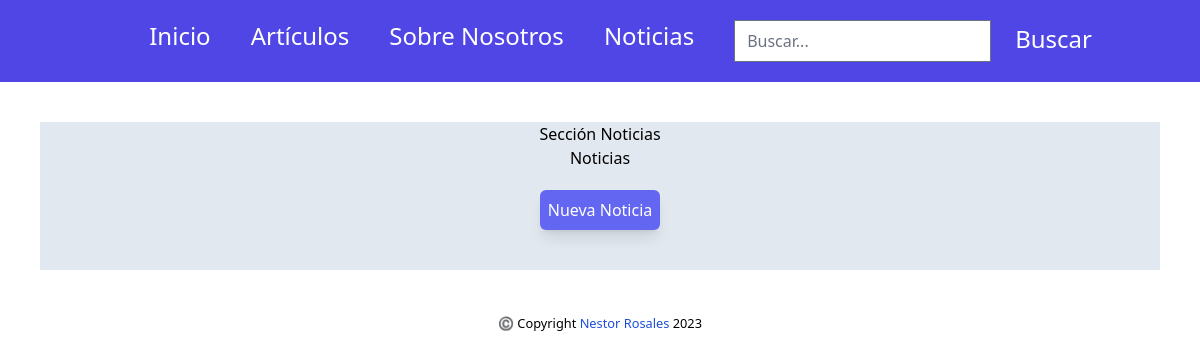
The page /news/ on the database as committed earlier.
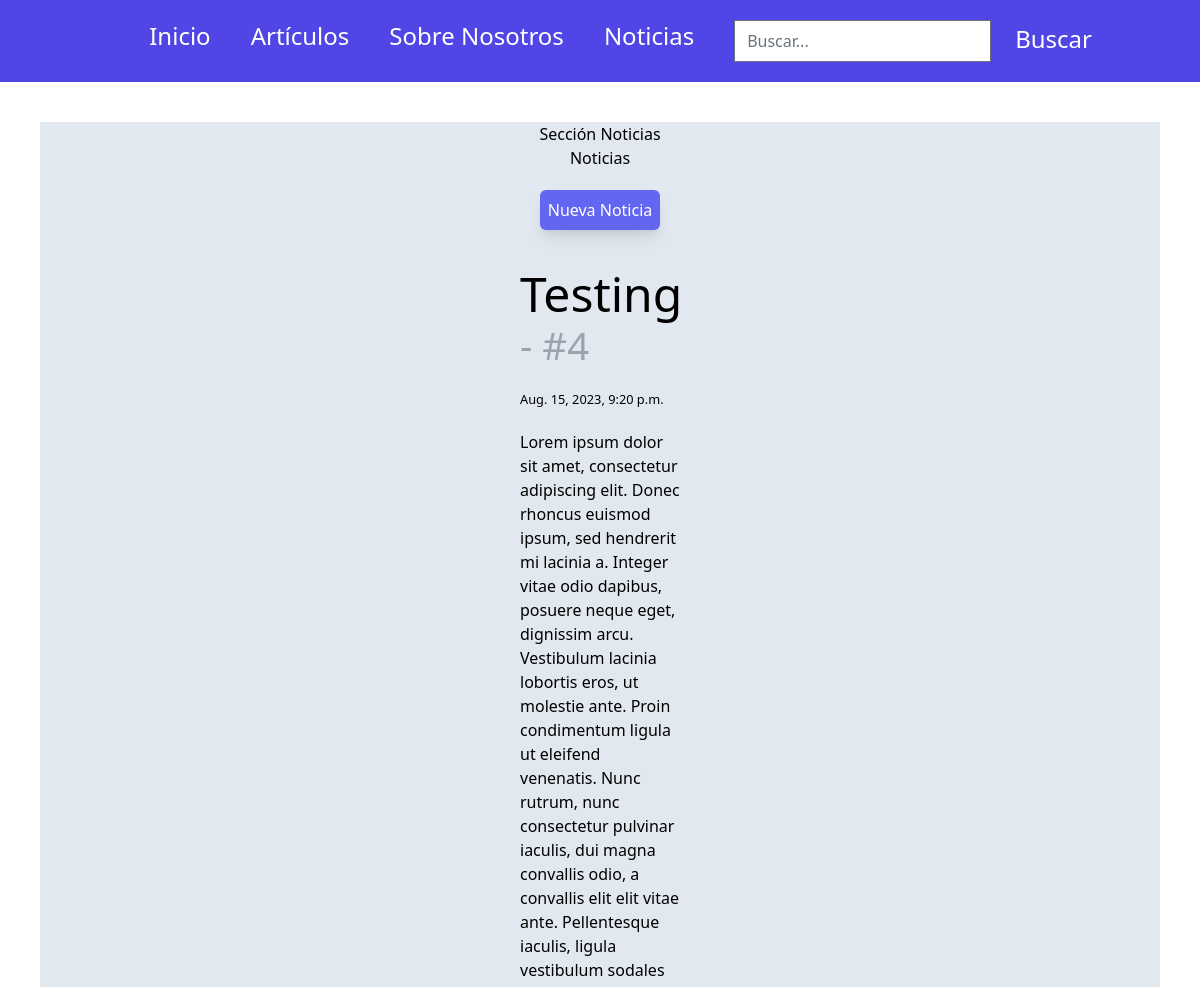
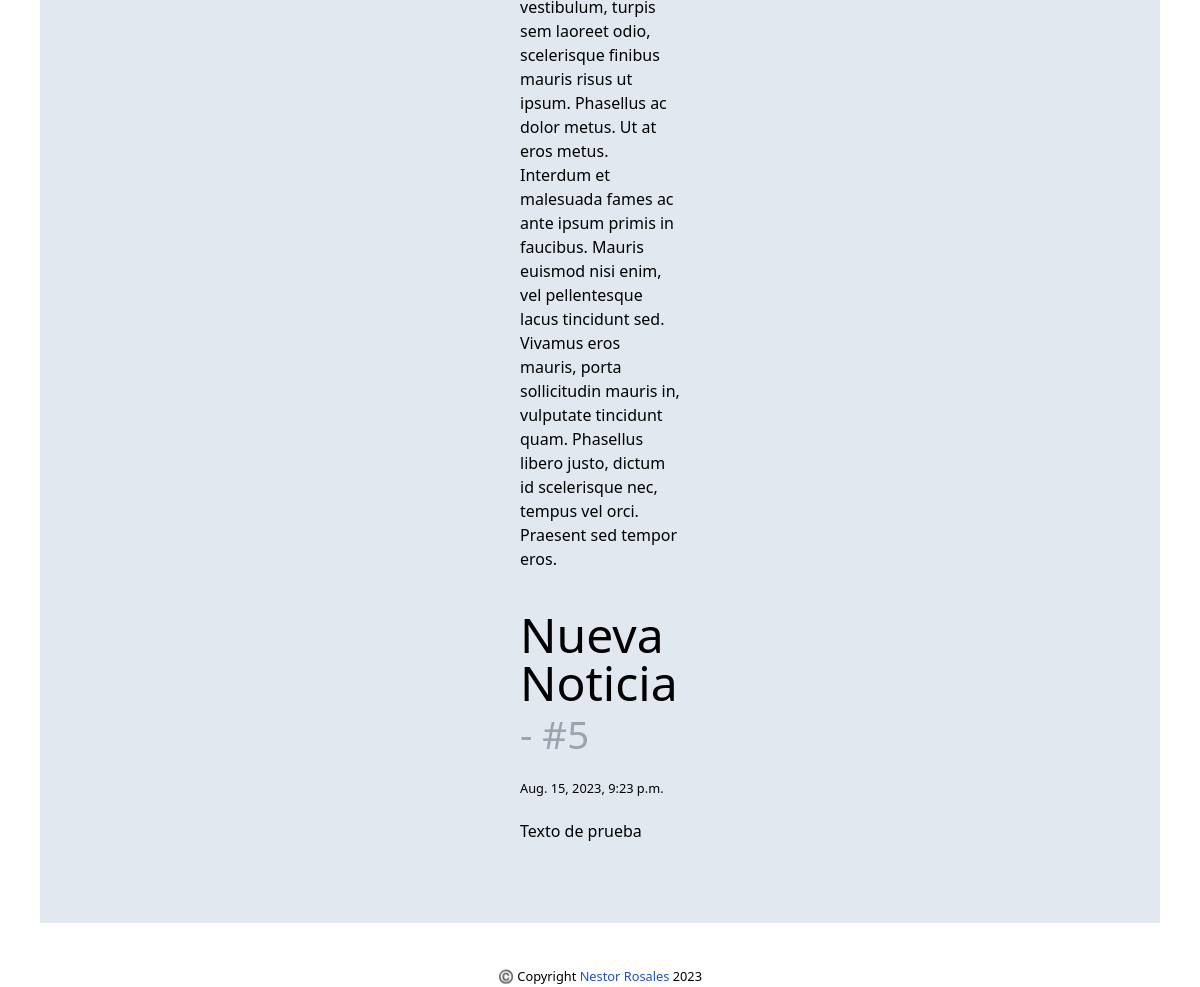
The same page on the database as committed later (2 pictures, top to bottom).
### blog/models.py (models this page shows, shortened)
class Noticia(models.Model):
    titulo = models.CharField(max_length=30)
    cuerpo = models.TextField()
    fecha = models.DateTimeField(auto_now_add=True, editable=False)

### blog/views.py (the view)
# urls.py: path("news/", views.news, name="Noticias",),
def news(request):
    noticia = Noticia.objects.all()
    return render(request, "news.html", {'noticia': noticia})

### blog/templates/news.html
{% extends "./index.html" %} {% load static tailwind_tags %} {% block content %}
<main class="text-center m-10 bg-slate-200">
  <h1>Sección Noticias</h1>
  <h2>Noticias</h2>
  <button
  class="bg-indigo-500 shadow-lg p-2 rounded-md text-white hover:bg-white hover:text-black mt-5"
>
  <a href="{% url 'Crear Noticia' %}">Nueva Noticia</a>
</button>
<ul class="px-60 py-5">
  {% if noticia %}
  <ul class="px-60 py-5">
    {% for n in noticia %}
    <li><h2 class="text-5xl mb-5 text-left">{{n.titulo}} <small class="text-gray-400">- #{{n.id}}</small></h2></li>
    <div class="text-left"><small>{{n.fecha}}</small></div>
    <p class="mt-5 text-left my-10">{{n.cuerpo}}</p>
    {% endfor %}
  </ul>
  {% endif %}
</main>
{% endblock %}

Rows that differ between the two databases and show on the page:
added Noticia: titulo "Testing", id "4", fecha "Aug. 15, 2023, 9:20 p.m.", cuerpo "Lorem ipsum dolor sit amet, consectetur adipiscing elit. Donec rhoncus euismod ipsum, sed hendrerit mi lacinia a. Integer vitae odio dapibus, posuere neque eget, dignissim arcu. Vestibulum lacinia lobortis eros, ut molestie ante. Proin condimentum ligula ut eleifend venenatis. Nunc rutrum, nunc consectetur pulvinar iaculis, dui magna convallis odio, a convallis elit elit vitae ante. Pellentesque iaculis, ligula vestibulum sodales vestibulum, turpis sem laoreet odio, scelerisque finibus mauris risus ut ipsum. Phasellus ac dolor metus. Ut at eros metus. Interdum et malesuada fames ac ante ipsum primis in faucibus. Mauris euismod nisi enim, vel pellentesque lacus tincidunt sed. Vivamus eros…"
added Noticia: titulo "Nueva Noticia", id "5", fecha "Aug. 15, 2023, 9:23 p.m.", cuerpo "Texto de prueba"
